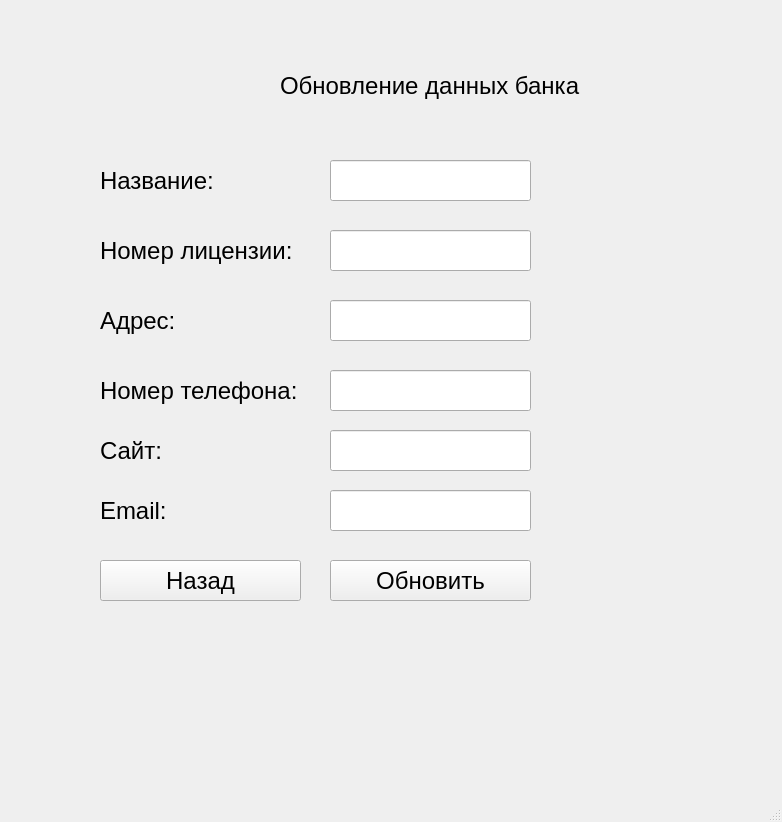
<?xml version="1.0" encoding="UTF-8"?>
<ui version="4.0">
 <class>UpdateBankWindow</class>
 <widget class="QMainWindow" name="UpdateBankWindow">
  <property name="geometry">
   <rect>
    <x>0</x>
    <y>0</y>
    <width>782</width>
    <height>822</height>
   </rect>
  </property>
  <property name="font">
   <font>
    <pointsize>18</pointsize>
   </font>
  </property>
  <property name="windowTitle">
   <string>BankProducts Application</string>
  </property>
  <widget class="QWidget" name="centralwidget">
   <widget class="QLabel" name="label">
    <property name="geometry">
     <rect>
      <x>280</x>
      <y>40</y>
      <width>311</width>
      <height>91</height>
     </rect>
    </property>
    <property name="text">
     <string>Обновление данных банка</string>
    </property>
   </widget>
   <widget class="QLabel" name="label_2">
    <property name="geometry">
     <rect>
      <x>100</x>
      <y>230</y>
      <width>211</width>
      <height>41</height>
     </rect>
    </property>
    <property name="text">
     <string>Номер лицензии:</string>
    </property>
   </widget>
   <widget class="QLabel" name="label_3">
    <property name="geometry">
     <rect>
      <x>100</x>
      <y>160</y>
      <width>131</width>
      <height>41</height>
     </rect>
    </property>
    <property name="text">
     <string>Название:</string>
    </property>
   </widget>
   <widget class="QPushButton" name="enter">
    <property name="geometry">
     <rect>
      <x>330</x>
      <y>560</y>
      <width>201</width>
      <height>41</height>
     </rect>
    </property>
    <property name="text">
     <string>Обновить</string>
    </property>
   </widget>
   <widget class="QLabel" name="label_4">
    <property name="geometry">
     <rect>
      <x>100</x>
      <y>300</y>
      <width>201</width>
      <height>41</height>
     </rect>
    </property>
    <property name="text">
     <string>Адрес:</string>
    </property>
   </widget>
   <widget class="QPushButton" name="back">
    <property name="geometry">
     <rect>
      <x>100</x>
      <y>560</y>
      <width>201</width>
      <height>41</height>
     </rect>
    </property>
    <property name="text">
     <string>Назад</string>
    </property>
   </widget>
   <widget class="QLabel" name="label_6">
    <property name="geometry">
     <rect>
      <x>100</x>
      <y>430</y>
      <width>231</width>
      <height>41</height>
     </rect>
    </property>
    <property name="text">
     <string>Сайт:</string>
    </property>
   </widget>
   <widget class="QLabel" name="label_7">
    <property name="geometry">
     <rect>
      <x>100</x>
      <y>490</y>
      <width>191</width>
      <height>41</height>
     </rect>
    </property>
    <property name="text">
     <string>Email:</string>
    </property>
   </widget>
   <widget class="QLabel" name="label_8">
    <property name="geometry">
     <rect>
      <x>100</x>
      <y>370</y>
      <width>221</width>
      <height>41</height>
     </rect>
    </property>
    <property name="text">
     <string>Номер телефона:</string>
    </property>
   </widget>
   <widget class="QLineEdit" name="licEdit">
    <property name="geometry">
     <rect>
      <x>330</x>
      <y>230</y>
      <width>201</width>
      <height>41</height>
     </rect>
    </property>
    <property name="inputMask">
     <string>0000000000</string>
    </property>
    <property name="text">
     <string/>
    </property>
    <property name="maxLength">
     <number>10</number>
    </property>
    <property name="echoMode">
     <enum>QLineEdit::Normal</enum>
    </property>
   </widget>
   <widget class="QLineEdit" name="bankEdit">
    <property name="geometry">
     <rect>
      <x>330</x>
      <y>160</y>
      <width>201</width>
      <height>41</height>
     </rect>
    </property>
    <property name="text">
     <string/>
    </property>
    <property name="maxLength">
     <number>100</number>
    </property>
    <property name="echoMode">
     <enum>QLineEdit::Normal</enum>
    </property>
   </widget>
   <widget class="QLineEdit" name="addressEdit">
    <property name="geometry">
     <rect>
      <x>330</x>
      <y>300</y>
      <width>201</width>
      <height>41</height>
     </rect>
    </property>
    <property name="text">
     <string/>
    </property>
    <property name="maxLength">
     <number>100</number>
    </property>
    <property name="echoMode">
     <enum>QLineEdit::Normal</enum>
    </property>
   </widget>
   <widget class="QLineEdit" name="websiteEdit">
    <property name="geometry">
     <rect>
      <x>330</x>
      <y>430</y>
      <width>201</width>
      <height>41</height>
     </rect>
    </property>
    <property name="text">
     <string/>
    </property>
    <property name="maxLength">
     <number>100</number>
    </property>
    <property name="echoMode">
     <enum>QLineEdit::Normal</enum>
    </property>
   </widget>
   <widget class="QLineEdit" name="emailEdit">
    <property name="geometry">
     <rect>
      <x>330</x>
      <y>490</y>
      <width>201</width>
      <height>41</height>
     </rect>
    </property>
    <property name="text">
     <string/>
    </property>
    <property name="maxLength">
     <number>100</number>
    </property>
    <property name="echoMode">
     <enum>QLineEdit::Normal</enum>
    </property>
   </widget>
   <widget class="QLineEdit" name="phoneEdit">
    <property name="geometry">
     <rect>
      <x>330</x>
      <y>370</y>
      <width>201</width>
      <height>41</height>
     </rect>
    </property>
    <property name="inputMask">
     <string/>
    </property>
    <property name="text">
     <string/>
    </property>
    <property name="maxLength">
     <number>32767</number>
    </property>
    <property name="echoMode">
     <enum>QLineEdit::Normal</enum>
    </property>
    <property name="cursorPosition">
     <number>0</number>
    </property>
   </widget>
  </widget>
  <widget class="QMenuBar" name="menubar">
   <property name="geometry">
    <rect>
     <x>0</x>
     <y>0</y>
     <width>782</width>
     <height>33</height>
    </rect>
   </property>
  </widget>
  <widget class="QStatusBar" name="statusbar"/>
 </widget>
 <resources/>
 <connections/>
</ui>
